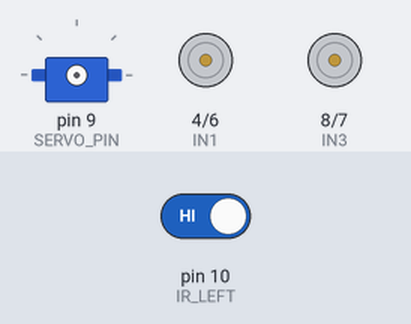
A sketch run on a simulated Arduino Uno, built with avr-gcc and run on an emulated ATmega328P. Parts: servo, motor-driver pin pairs drawn as motors (green arrow = first pin HIGH = forward, orange = second pin HIGH = backward, longer = more drive, scaled by the enable pin). The test bench sets the inputs (shaded band); at power-on: pin 10 (IR_LEFT) HIGH.

Above: at 0.1 s.
At 1.9 s:
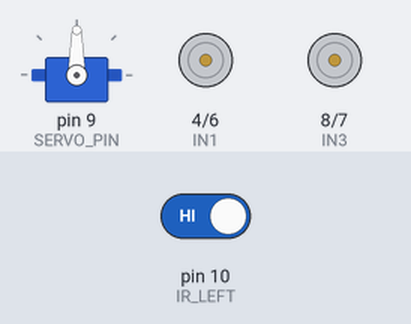
At 5.4 s:
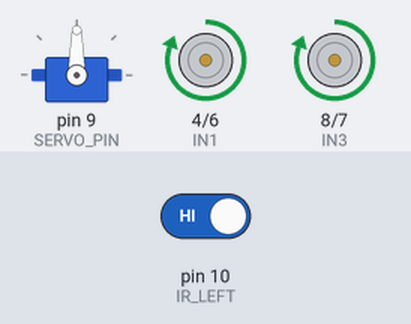
Timing chart, 0 to 6.9 s (numbered marks = the images above):
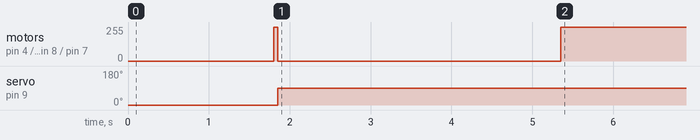

Measured:
- by itself, motor on pin 4 (IN1) / pin 6 (IN2), motor on pin 8 (IN3) / pin 7 (IN4): stopped → forward 255/255 at 5.4 s
- by itself, servo on pin 9 (SERVO_PIN): 0° → 90° at 1.9 s

The sketch:

PPBC_DEBUG.ino
```cpp
/*
  NC(V) INTRODUCTION TO ROBOTICS LEVEL 3

  ISAT SUBTASK 9
  PING PONG BALL ROBOT - PPBR

  Student Name: DARIAN VERGOTINE

  Student Number: 162 502 118

  Date: 21 AUGUST 2026
*/

#include <Servo.h>

// =====================================================
// 1. SERVO SETUP
// =====================================================
const int SERVO_PIN = 9;
const int SERVO_UP = 0;               // frame lifted (open / release)
const int SERVO_DOWN = 90;            // frame dropped (capture)
const unsigned long SERVO_MOVE_MS = 500;

// =====================================================
// 2. MOTOR DRIVER CONFIGURATION
// =====================================================
const int ENA = 5;        // left motor enable (L298N ENA)
const int IN1 = 4;        // left motor
const int IN2 = 6;
const int ENB = 3;        // right motor enable (L298N ENB)
const int IN3 = 8;        // right motor
const int IN4 = 7;

// =====================================================
// 3. IR SENSOR CONFIGURATION
// =====================================================
const int IR_LEFT = 10;
const int IR_RIGHT = 11;

// =====================================================
// BOOLEAN STATEMENT
// =====================================================
const bool IR_HIGH_ON_WHITE = false;

// =====================================================
// DELAY CONFIGURATION
// =====================================================
const unsigned long START_DELAY_MS = 1000;
const unsigned long CAPTURE_WAIT_MS = 3000;
const int LINE_DEBOUNCE_COUNT = 5;    // consecutive samples (~50 ms)

Servo frame;

// =====================================================
// BOOLEAN EXPRESSIONS ON THE IR SENSORS
// =====================================================
bool isBlack(int pin) {
  int v = digitalRead(pin);
  if (IR_HIGH_ON_WHITE) {
    return v == LOW;
  }
  return v == HIGH;
}

bool lineDetected() {
  return isBlack(IR_LEFT) || isBlack(IR_RIGHT);
}

bool onWhite() {
  return !isBlack(IR_LEFT) && !isBlack(IR_RIGHT);
}

// =====================================================
// MOTOR CONTROL CONFIGURATOR
// =====================================================
void motorsEnable(bool on) {
  digitalWrite(ENA, on ? HIGH : LOW);
  digitalWrite(ENB, on ? HIGH : LOW);
}

// =====================================================
// MOVE FORWARD FUNCTION
// =====================================================
void driveForward() {
  motorsEnable(true);
  digitalWrite(IN1, HIGH);
  digitalWrite(IN2, LOW);
  digitalWrite(IN3, HIGH);
  digitalWrite(IN4, LOW);
}

// =====================================================
// STOP MOTOR FUNCTION
// =====================================================
void stopMotors() {
  motorsEnable(false);
  digitalWrite(IN1, LOW);
  digitalWrite(IN2, LOW);
  digitalWrite(IN3, LOW);
  digitalWrite(IN4, LOW);
}

// =====================================================
// WAIT UNTIL LINE IS DETECTED
// =====================================================
void waitUntilLine() {
  int stable = 0;
  while (stable < LINE_DEBOUNCE_COUNT) {
    if (lineDetected()) {
      stable++;
    } else {
      stable = 0;
    }
    delay(10);
  }
}

// =====================================================
// IS ROBOT ON WHITE SURFACE?
// =====================================================
void waitUntilWhite() {
  int stable = 0;
  while (stable < LINE_DEBOUNCE_COUNT) {
    if (onWhite()) {
      stable++;
    } else {
      stable = 0;
    }
    delay(10);
  }
}

// =====================================================
// LOW FRAME FUNCTION
// =====================================================
void dropFrame() {
  frame.write(SERVO_DOWN);
  delay(SERVO_MOVE_MS);
}

// =====================================================
// HIGH FRAME FUNCTION
// =====================================================
void liftFrame() {
  frame.write(SERVO_UP);
  delay(SERVO_MOVE_MS);
}

// =====================================================
// SETUP CONFIGURATION
// =====================================================
void setup() {
  pinMode(IR_LEFT, INPUT);
  pinMode(IR_RIGHT, INPUT);
  pinMode(ENA, OUTPUT);
  pinMode(ENB, OUTPUT);
  pinMode(IN1, OUTPUT);
  pinMode(IN2, OUTPUT);
  pinMode(IN3, OUTPUT);
  pinMode(IN4, OUTPUT);

  stopMotors();
  delay(START_DELAY_MS);                // let the 5 V rail settle after power-on

  frame.attach(SERVO_PIN);
  liftFrame();                          // start with frame up so the ball can roll in
  delay(300);
}

// =====================================================
// LOOP COUNTER
// =====================================================
void loop() {
  // First black line: stop and capture
  driveForward();
  waitUntilLine();
  stopMotors();
  dropFrame();

  delay(CAPTURE_WAIT_MS);

  // Leave the first line, then stop on the second line and release
  driveForward();
  waitUntilWhite();
  waitUntilLine();
  stopMotors();
  liftFrame();

  while (true) {                        // one run per power cycle
    stopMotors();
    delay(100);
  }
}
```
